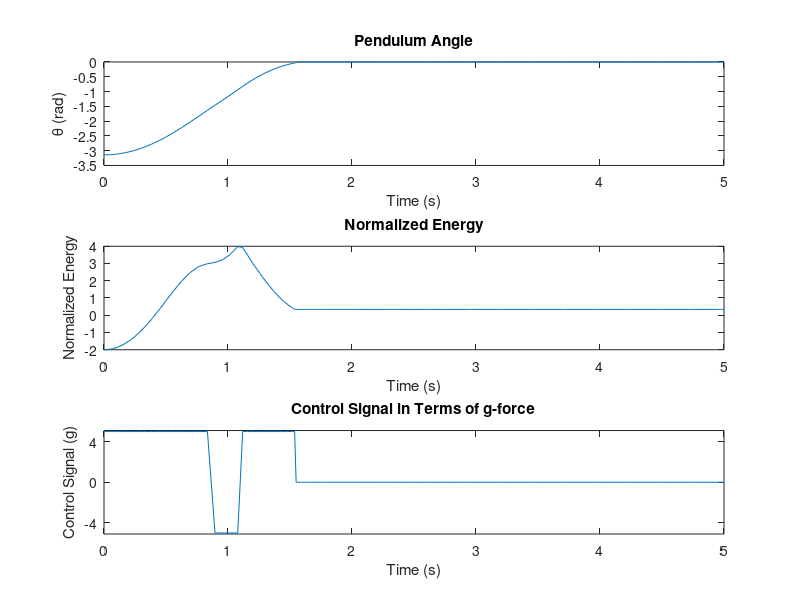

The MATLAB script that drew this image:
% Parameters
n = 5; % ratio of maximum acceleration to g
k = 100; % control gain
m = 0.01; % mass (kg)
l = 9.81; % length (m) adjusted for omega0 = 1
g = 9.81; % gravity (m/s^2)
J = m * l^2; % moment of inertia

% Initial conditions
theta0 = -pi; % initial angle (rad), downward position
dtheta0 = 0.0001; % initial angular velocity (rad/s)

% Desired energy level at the upright position
E0 = 0;

% Time span
simTime = 5;
tspan = [0 simTime];


% State-space model function
function dxdt = pendulumStateSpace(~, x, J, m, g, l, n, ~, ~)
    theta = x(1);
    dtheta = x(2);
    E = 0.5 * J * dtheta^2 + m * g * l * (cos(theta) - 1);
    theta_star = -asin(1 - 1/n);
    % Bang-bang control logic
    if theta <= -pi/2
        u = n * g; % Apply max positive input until horizontal position
    elseif theta > -pi/2 && theta <= theta_star
        u = -n * g; % Switch to max negative input until \theta^*
    elseif theta > theta_star && theta < -0.03
        u = n * g; % Switch back to max positive input until upright
    else
        u = 0;
    end
    
    dxdt = [dtheta;
            (m * g * l * sin(theta) - m * l * u * cos(theta)) / J];
end

% Solving ODE using ode45 with state-space model
[t, x] = ode45(@(t, x) pendulumStateSpace(t, x, J, m, g, l, n, E0), tspan, [theta0, dtheta0]);

% Calculating initial energy
E_initial = 0.5 * J * dtheta0^2 + m * g * l * (cos(theta0) - 1);
E_initial  = E_initial/m*g*l;
fprintf('Initial Energy E: %.2f J\n', E_initial);

% Calculating control signal over time
u_control_g_force = zeros(length(t), 1); % Control signal in terms of g-force
for i = 1:length(t)
    % Initializing theta variable
    theta = x(i, 1);
    % Initializing dtheta
    dtheta = x(i, 2);
    % Defnining Energy as per the equation 2
    theta_star = -asin(1 - 1/n);

    E(i) = 0.5 * J * dtheta^2 + m * g * l * (cos(theta) - 1)/ (m*g*l);
    % Bang-bang control logic
    if theta <= -pi/2
        u = n * g; % Apply max positive input until horizontal position
    elseif theta > -pi/2 && theta <= theta_star
        u = -n * g; % Switch to max negative input until \theta^*
    elseif theta > theta_star && theta < -0.03
        u = n * g; % Switch back to max positive input until upright
    else
        u = 0; % Stop input once upright position is reached
    end
    
    u_control_g_force(i) = u/g;

end
theta = x(:,1);
theta(theta>0) = 0;
% Plotting results
figure;
subplot(3,1,1);
plot(t, theta);
title('Pendulum Angle');
xlabel('Time (s)');
ylabel('\theta (rad)');

subplot(3,1,2);
E_norm = (0.5 * J * x(:,2).^2 + m * g * l .* (cos(x(:,1)) - 1)) / (m*g*l);
plot(t, E_norm);
title('Normalized Energy');
xlabel('Time (s)');
ylabel('Normalized Energy');

subplot(3,1,3);
plot(t(1:length(u_control_g_force)), u_control_g_force);
title('Control Signal in Terms of g-force');
xlabel('Time (s)');
ylabel('Control Signal (g)');
ylim([-5.1,5.1])
yticks([-4, 0, 4]); % Set y-axis ticks to -4, 0, and 4
